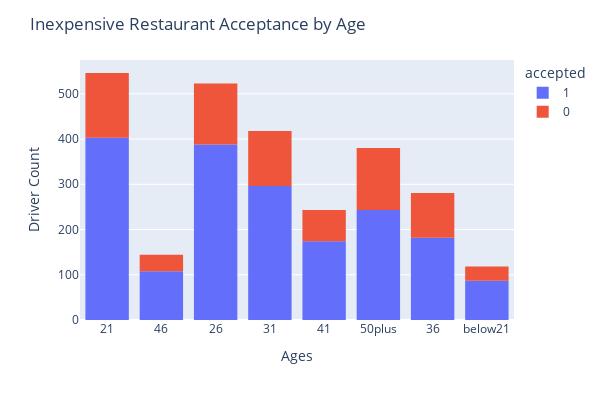

The notebook cell this image was saved under:
### Markdown cell above
# Inexpensive Restaurant Coupons

### Code cell
# I suspect that age may be a factor in acceptance of coupons for inexpensive restaurants.
# I want to visualize acceptance across ages to see if there are any obvious trends.
fig_lt20_ages = px.histogram(lt20, x=lt20['age'], color='accepted')
fig_lt20_ages.update_layout(title='Inexpensive Restaurant Acceptance by Age', 
                            xaxis_title='Ages', 
                            yaxis_title='Driver Count',
                            height=400,
                            width=600)
fig_lt20_ages.show()

### Figure 1 — Plotly figure (JSON) as saved in the notebook; plotly's stock layout.template omitted (floating-point values rounded to 4 significant figures; data arrays with more than 128 entries replaced by an {"elided": "..."} marker saying what was removed)
{"data": [{"alignmentgroup": "True", "bingroup": "x", "hovertemplate": "accepted=1<br>age=%{x}<br>count=%{y}<extra></extra>", "legendgroup": "1", "marker": {"color": "#636efa", "pattern": {"shape": ""}}, "name": "1", "offsetgroup": "1", "orientation": "v", "showlegend": true, "type": "histogram", "x": {"elided": "1881 str values"}, "xaxis": "x", "yaxis": "y"}, {"alignmentgroup": "True", "bingroup": "x", "hovertemplate": "accepted=0<br>age=%{x}<br>count=%{y}<extra></extra>", "legendgroup": "0", "marker": {"color": "#EF553B", "pattern": {"shape": ""}}, "name": "0", "offsetgroup": "0", "orientation": "v", "showlegend": true, "type": "histogram", "x": {"elided": "772 str values"}, "xaxis": "x", "yaxis": "y"}], "layout": {"barmode": "relative", "height": 400, "legend": {"title": {"text": "accepted"}, "tracegroupgap": 0}, "margin": {"t": 60}, "title": {"text": "Inexpensive Restaurant Acceptance by Age"}, "width": 600, "xaxis": {"anchor": "y", "domain": [0, 1], "title": {"text": "Ages"}}, "yaxis": {"anchor": "x", "domain": [0, 1], "title": {"text": "Driver Count"}}}}
